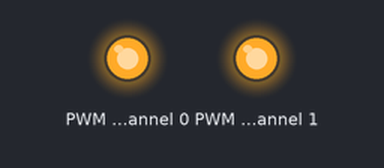
Bench run of a program on a simulated Raspberry Pi (BCM pin numbers). Shown: output pins drawn as LEDs (lit = HIGH). At 60.0 s the program stops and its outputs stay as they are.

Above: at 0.1 s.
At 60.1 s:
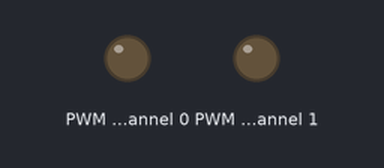
Timing chart, 0 to 61.5 s (numbered marks = the images above):
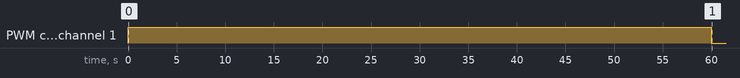

The program:

PCA9685.py
```python
#!/usr/bin/env python

# ===========================================================================
# PCA9685 Python Library
# Based on example Python Servo Code for Hobbytronics PWM/Servo board
# Author: MakerBro for ACROBOTIC Industries
# Date: 05/08/2016
# ===========================================================================
import time
import math
import smbus
import RPi.GPIO as GPIO

bus = smbus.SMBus(1)  # RPi V2 - for V1 RPi use SMBus(0)
# MODE1[7:0] RST | EXTCLK | AUTOINC | SLEEP | SUB1 | SUB2 | SUB3 | ALL
REG_MODE1           = 0x00
# MODE2[7:0] N/A | N/A | N/A | INVRT | OCH | OUTDRV | OUTNE[1:0]
REG_MODE2           = 0x01
REG_PRESC           = 0xFE
REG_LED0_ON_L       = 0x06
REG_LED0_ON_H       = 0x07
REG_LED0_OFF_L      = 0x08
REG_LED0_OFF_H      = 0x09
REG_LEDALL_ON_L     = 0xFA
REG_LEDALL_ON_H     = 0xFB
REG_LEDALL_OFF_L    = 0xFC
REG_LEDALL_OFF_H    = 0xFD

# Define a class for our servo functions
class Driver:
    CHANNEL_0  = 0
    CHANNEL_1  = 1
    CHANNEL_2  = 2
    CHANNEL_3  = 3
    CHANNEL_4  = 4
    CHANNEL_5  = 5
    CHANNEL_6  = 6
    CHANNEL_7  = 7
    CHANNEL_8  = 8
    CHANNEL_9  = 9
    CHANNEL_10 = 10
    CHANNEL_11 = 11
    CHANNEL_12 = 12
    CHANNEL_13 = 13
    CHANNEL_14 = 14
    CHANNEL_15 = 15
    I2C_ADDR  = 0x60

    def __init__(self, address=I2C_ADDR):
        self.address = address
        self.duration_1ms = 0
        self.frequency = 0

    def setLowPowerMode(self, enable=True):
        if enable:
            # Low power mode. Oscillator off.
            bus.write_byte_data(self.address, REG_MODE1, 0x10)
        else:
            # TODO: need to read the register
            bus.write_byte_data(self.address, REG_MODE1, 0x00)

    def setExtClock(self, enable=True):
        if enable:
            self.setLowPowerMode(True)
            #  Write logic 1s to both the SLEEP and EXTCLK bits in MODE1.
            bus.write_byte_data(self.address, REG_MODE1, 0x50)
        else:
            pass # sticky bit so needs reset

    def setFrequency(self, frequency):
        self.frequency = frequency
        self.duration_1ms = ((4096*frequency)/1000);  # This is 1ms duration (TODO)
        prescale = 25000000.0   #25MHz Oscillator Clock
        prescale /= 4096.0
        prescale /= float(frequency)
        prescale -= 1.0
        prescale8 = int(math.floor(prescale + 0.5))
        self.setLowPowerMode(True)
        bus.write_byte_data(self.address, REG_PRESC, prescale8) # set the prescaler
        self.setLowPowerMode(False)
        time.sleep(0.01)
        bus.write_byte_data(self.address, REG_MODE1, 0xA0)      # Set Auto-Increment on, enable restart

    def setExtClock(self):
        self.setLowPowerMode(True)
        self.setExtClock(True)
        self.setLowPowerMode(False)
        bus.write_byte_data(self.address, REG_MODE1, 0x80)      # Set enable restart

    def setPWM(self, channel, off_count, on_count=0x00):
        bus.write_byte_data(self.address, REG_LED0_ON_L+(4*channel), on_count & 0xFF)
        bus.write_byte_data(self.address, REG_LED0_ON_H+(4*channel), on_count >> 8)
        bus.write_byte_data(self.address, REG_LED0_OFF_L+(4*channel), off_count & 0xFF)
        bus.write_byte_data(self.address, REG_LED0_OFF_H+(4*channel), off_count >> 8)

    def setOn(self, channel):
        bus.write_byte_data(self.address, REG_LED0_ON_H+(4*channel), 0x10)
        bus.write_byte_data(self.address, REG_LED0_OFF_H+(4*channel), 0x00)

    def setOff(self, channel):
        bus.write_byte_data(self.address, REG_LED0_ON_H+(4*channel), 0x00)
        bus.write_byte_data(self.address, REG_LED0_OFF_H+(4*channel), 0x10)

    def setAllOff(self):
        bus.write_byte_data(self.address, REG_LEDALL_ON_H, 0x00)
        bus.write_byte_data(self.address, REG_LEDALL_OFF_H, 0x10)

if __name__ == '__main__':
    # Create an instance of PWM Driver class
    driver = Driver()
    driver.setFrequency(1000)

    pwm_1 = driver.CHANNEL_0
    pwm_2 = driver.CHANNEL_1

    try:
       # while True:
        driver.setOn(pwm_1)
        driver.setPWM(pwm_2, 4095)
        time.sleep(60)
            #driver.setOff(pwm_1)
            #driver.setPWM(pwm_2, 4095)
            #time.sleep(10)
            #driver.setAllOff()
    except KeyboardInterrupt:
        print "Turning Off All Channels...!"
    finally:
        driver.setAllOff()
```
